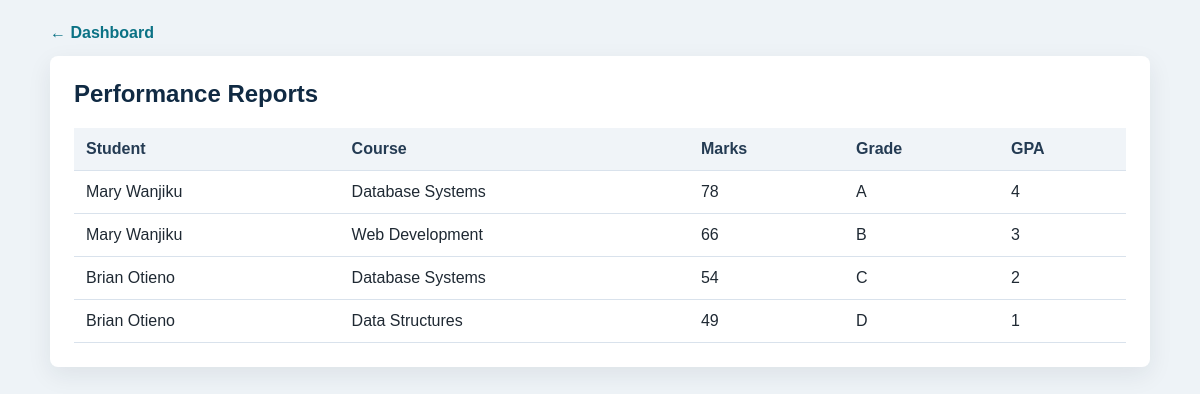
/reports/reports.php (signed in), run on the app's committed database.
### tables this page shows
CREATE TABLE results (
    id INT AUTO_INCREMENT PRIMARY KEY,
    student_id INT,
    course_id INT,
    marks INT,
    grade VARCHAR(5),
    gpa FLOAT,
    FOREIGN KEY (student_id) REFERENCES students(id),
    FOREIGN KEY (course_id) REFERENCES courses(id)
);

CREATE TABLE students (
    id INT AUTO_INCREMENT PRIMARY KEY,
    reg_no VARCHAR(100),
    fullname VARCHAR(200),
    email VARCHAR(150),
    department VARCHAR(100)
);

CREATE TABLE courses (
    id INT AUTO_INCREMENT PRIMARY KEY,
    course_name VARCHAR(200),
    course_code VARCHAR(50)
);

### config/auth.php (called while the page is built, shortened)
<?php
function e($value) {
    return htmlspecialchars((string)$value, ENT_QUOTES, 'UTF-8');
}
function current_role() {
    return strtolower($_SESSION['role'] ?? '');
}
function student_scope_sql() {
    return "";
}
?>

### reports/reports.php (the view, shortened to what this page needs)
<?php
require_once '../config/auth.php';
include '../config/db.php';
$query = "SELECT students.fullname, courses.course_name, results.marks,
results.grade, results.gpa
FROM results
JOIN students ON results.student_id = students.id
JOIN courses ON results.course_id = courses.id" . student_scope_sql();
$result = mysqli_query($conn, $query);
?>
<!DOCTYPE html>
<html>
<head>
    <link rel="stylesheet" href="../assets/css/style.css">
</head>
<body>
<main class="page">
<a class="back-link" href="../dashboard.php">&larr; Dashboard</a>
<section class="panel">
<h2>Performance Reports</h2>
<table>
<tr>
    <th>Student</th>
    <th>Course</th>
    <th>Marks</th>
    <th>Grade</th>
    <th>GPA</th>
</tr>
<?php while($row = mysqli_fetch_assoc($result)){ ?>
<tr>
    <td><?php echo e($row['fullname']); ?></td>
    <td><?php echo e($row['course_name']); ?></td>
    <td><?php echo e($row['marks']); ?></td>
    <td><?php echo e($row['grade']); ?></td>
    <td><?php echo e($row['gpa']); ?></td>
</tr>
<?php } ?>
</table>
</section>
</main>
</body>
</html>

### assets/css/style.css (style rules this page uses)
body { font-family: Arial, sans-serif; background: #eef3f7; color: #1f2933; margin: 0; padding: 24px; }
.page { max-width: 1100px; margin: 0 auto; }
.panel { background: #fff; border-radius: 8px; box-shadow: 0 8px 24px rgba(31, 41, 51, 0.08); margin-bottom: 20px; padding: 24px; }
h1, h2, h3 { color: #102a43; margin-top: 0; }
.back-link { color: #0b7285; display: inline-block; font-weight: 700; margin-bottom: 14px; text-decoration: none; }
table { border-collapse: collapse; width: 100%; }
th, td { border-bottom: 1px solid #d9e2ec; padding: 12px; text-align: left; }
th { background: #f0f4f8; color: #243b53; }

### data on the page
results: student.fullname "Mary Wanjiku", course.course_name "Database Systems", marks "78", grade "A", gpa "4"
results: student.fullname "Mary Wanjiku", course.course_name "Web Development", marks "66", grade "B", gpa "3"
results: student.fullname "Brian Otieno", course.course_name "Database Systems", marks "54", grade "C", gpa "2"
results: student.fullname "Brian Otieno", course.course_name "Data Structures", marks "49", grade "D", gpa "1"
